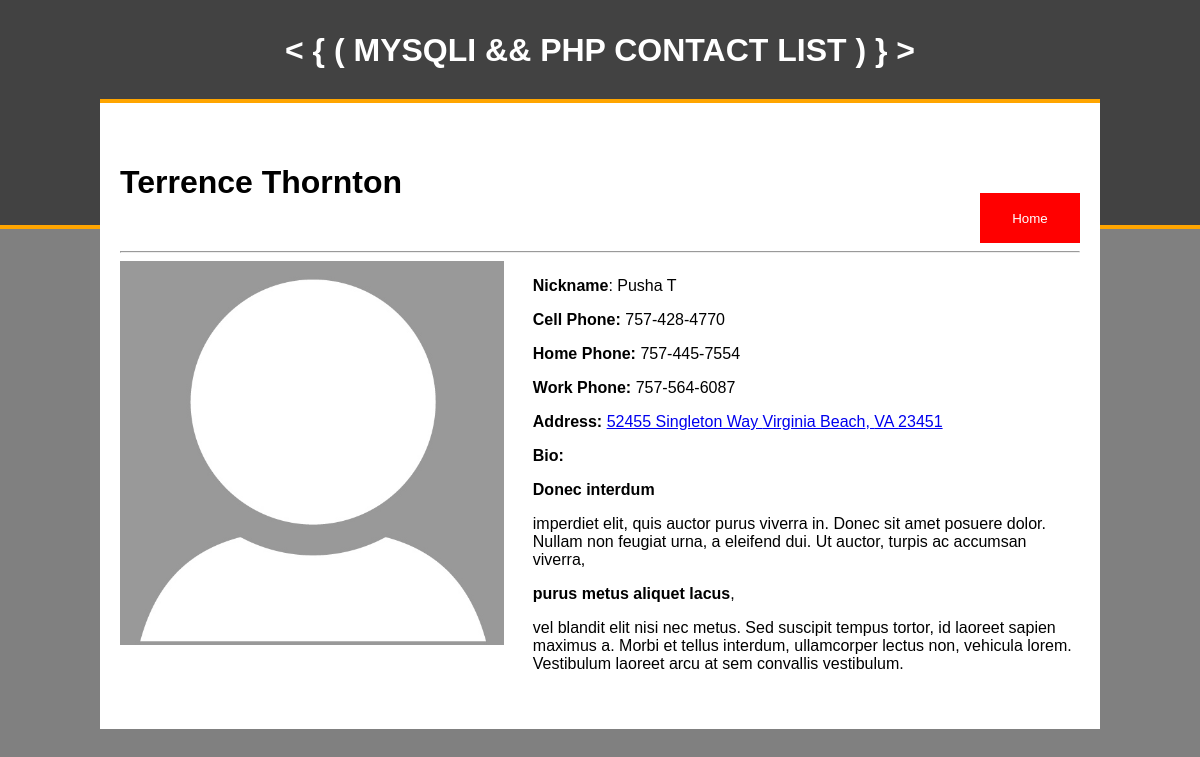
The page /phonebook_finish/contact.php?id=30 on the database its author committed.
### tables this page shows
CREATE TABLE IF NOT EXISTS `contacts` (
  `contact_id` int(11) NOT NULL AUTO_INCREMENT,
  `contact_fname` varchar(100) NOT NULL,
  `contact_lname` varchar(100) NOT NULL,
  `contact_nickname` varchar(100) NOT NULL,
  `contact_cphone` varchar(50) NOT NULL,
  `contact_hphone` varchar(50) NOT NULL,
  `contact_wphone` varchar(50) NOT NULL,
  `contact_address` varchar(100) NOT NULL,
  `contact_city` varchar(50) NOT NULL,
  `contact_state` varchar(50) NOT NULL,
  `contact_zipcode` varchar(50) NOT NULL,
  `contact_profile` varchar(255) NOT NULL,
  `contact_notes` longblob NOT NULL,
  `contact_status` enum('0','1') NOT NULL DEFAULT '1',
  PRIMARY KEY (`contact_id`)
);

### phonebook_finish/contact.php (the view, shortened to what this page needs)
<?php
	if (isset($_GET['id'])) {
		$contact_id = $_GET['id'];
		require_once"connection.php";
		$contacts = array();
		$all_contacts = "select * from contacts where contact_id = '$contact_id'";
		$sql_all_contacts = $conn->query($all_contacts);
		while ($row = mysqli_fetch_assoc($sql_all_contacts)) {
			$contacts[] = $row;
		}
		foreach ($contacts as $contact);
	}
 ?>
<!DOCTYPE html>
<html>
<head>
	<?php include"includes/head.inc"; ?>
</head>
<body>
	<div class="wrapper">
		<?php include"includes/header.inc"; ?>
		<div class="content">
				<div class="floatl"><h1><?php echo $contact["contact_fname"] . " " . $contact["contact_lname"]; ?></h1></div>
				<a class="floatr" href="index.php"><input class="cancel_contact_button" type="button" value="Home"></a>
				<hr>
				<div class="contact">
					<?php
						if ($contact["contact_profile"] == "") {?>
							<img src="img/default_profile_pic.jpg" alt="default image"  width="40%" style="float:left;">
						<?php } else{?>
						<img src="profile_images/<?php echo $contact["contact_profile"]?>" alt="" width="40%" style="float:left;">
						<?php } ?>
					<div class="contact_info">
						<p><b>Nickname</b>: <?php echo $contact["contact_nickname"] ?></p>
						<p><b>Cell Phone:</b> <?php echo $contact["contact_cphone"] ?></p>
						<p><b>Home Phone:</b> <?php echo $contact["contact_hphone"] ?></p>
						<p><b>Work Phone:</b> <?php echo $contact["contact_wphone"] ?></p>
						<p><b>Address:</b> <a href="http://maps.google.com/?q=<?php echo $contact["contact_address"] . " " . $contact["contact_city"] . ", " . $contact["contact_state"] . " " . $contact["contact_zipcode"]?>"><?php echo $contact["contact_address"] . " " . $contact["contact_city"] . ", " . $contact["contact_state"] . " " . $contact["contact_zipcode"]?></a></p>
						<p><b>Bio:</b> <?php echo $contact["contact_notes"] ?></p>
					</div>
				</div>
			</div>
		</div>
</body>
</html>

### phonebook_finish/css/styles.css (style rules this page uses)
body { font-family:helvetica, arial, sans-serif; padding:0; margin:0; background-color:grey; }
.floatl { float:left; }
.floatr { float:right; }
.wrapper { width:100%; }
.content { width:80%; margin:-130px auto 0 auto; background-color:#ffffff; border-top:4px solid orange; padding:40px 20px; }
.contact { width:100%; }
.contact_info { width:57%; float:right; margin-left:3%; }
.cancel_contact_button { width: 100px; height: 50px; background-color:red; color:#ffffff; border:none; margin-top:50px; }

### rows shown on the page
contacts: contact_fname "Terrence", contact_lname "Thornton", contact_nickname "Pusha T", contact_cphone "757-428-4770", contact_hphone "757-445-7554", contact_wphone "757-564-6087", contact_address "52455 Singleton Way", contact_city "Virginia Beach", contact_state "VA", contact_zipcode "23451", contact_notes "Donec interdum imperdiet elit, quis auctor purus viverra in. Donec sit amet posuere dolor. Nullam non feugiat urna, a eleifend dui. Ut auctor, turpis ac accumsan viverra, purus metus aliquet lacus , vel blandit elit nisi nec metus. Sed suscipit tempus tortor, id laoreet sapien maximus a. Morbi et tellus interdum, ullamcorper lectus non, vehicula lorem. Vestibulum laoreet arcu at sem convallis vestibulum."
